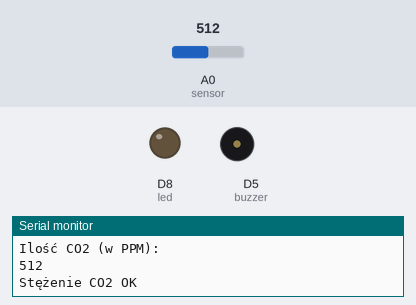
The sketch below on a simulated ESP8266 (NodeMCU). Parts: output pins drawn as LEDs (lit = HIGH), buzzer (waves = sounding, pin HIGH), the last lines printed to the serial monitor. The inputs (shaded band) are chosen by the test bench; at power-on: A0 (sensor) = 512.

Above: at 1.9 s.
2.0 s: A0 (sensor) set to 984
3.5 s: A0 (sensor) set to 1019
At 5.0 s:
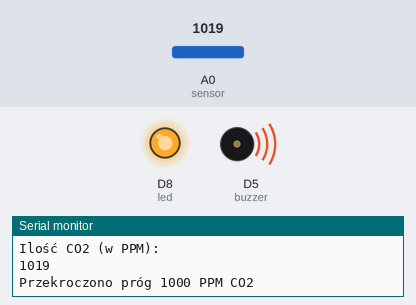
5.9 s: A0 (sensor) set to 990
At 7.8 s:
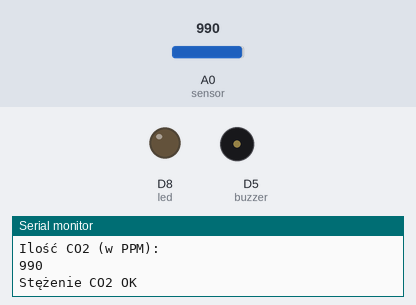
8.1 s: A0 (sensor) set to 1010
At 9.6 s:
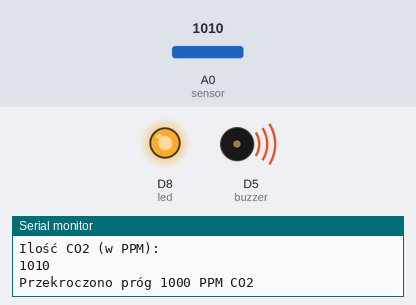
Timing chart, 0 to 11.1 s (numbered marks = the images above; inputs shaded):
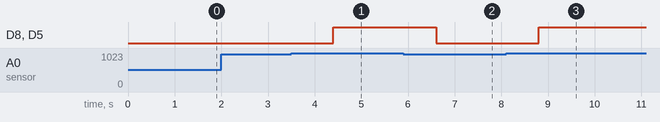

The sketch:

Gas_Sensor.ino
```cpp
#define sensor A0			//pin, do którego dołączony jest czujnik
#define buzzer D5         //pin, do którego dołączony jest brzęczyk
#define led D8			//pin, do którego dołączony jest LED

int value = 0; 					//wartość początkowa stanu czujnika

void setup() {
	pinMode(sensor, INPUT);		//ustaw czujnik jako wejście
	pinMode(led, OUTPUT);      	//ustaw LED jako wyjście
	pinMode(buzzer, OUTPUT);	//ustaw brzęczyk jako wyjście
    Serial.begin(9600); 		//otwórz transmisję szeregową
}

void loop() {
    value = analogRead(sensor);
    Serial.println("Ilość CO2 (w PPM): ");
    Serial.println(value);

	if (value > 15000) {				  //jeżeli wartość większa niż 15000 PPM CO2
  //Maksymalne stężenie w specyficznych warunkach pracy np. łodzie podwodne
    Serial.println("Przekroczono próg 15000 PPM CO2");
		digitalWrite(led, HIGH);   	  //włącz LED
		digitalWrite(buzzer, HIGH);   //włącz brzęczyk
		delay(100);                   //opóźnij 100 ms
	}

  else if (value > 1000) {				  //jeżeli wartość większa niż 1000 PPM CO2
  //Górny próg w pomieszczeniach stałego przebywania ludzi według WHO
    Serial.println("Przekroczono próg 1000 PPM CO2");
		digitalWrite(led, HIGH);   	  //włącz LED
		digitalWrite(buzzer, HIGH);   //włącz brzęczyk
		delay(100);                   //opóźnij 100 ms
	}

	else {
    Serial.println("Stężenie CO2 OK");
		digitalWrite(led, LOW);   	  	//wyłącz LED
		digitalWrite(buzzer, LOW);   	//wyłącz brzęczyk
		delay(100);           			//opóźnij 100 ms
  }

	delay(1000);				  		//opóźnij 1000 ms
} 
```

Measured:
- the behaviour switches between 1000 and 1001 on A0 (sensor) (found by bisection; images 0 and 1)
- after the input at 3.5 s, D8 (led), D5 (buzzer): LOW → HIGH after 0.90 s
- after the input at 5.9 s, D8 (led), D5 (buzzer): HIGH → LOW after 0.70 s
- after the input at 8.1 s, D8 (led), D5 (buzzer): LOW → HIGH after 0.70 s
